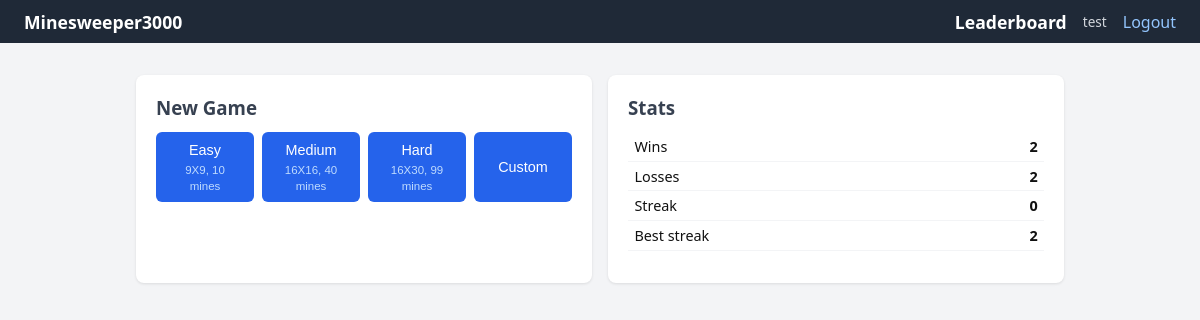
Page / (signed in) on the earlier database version.
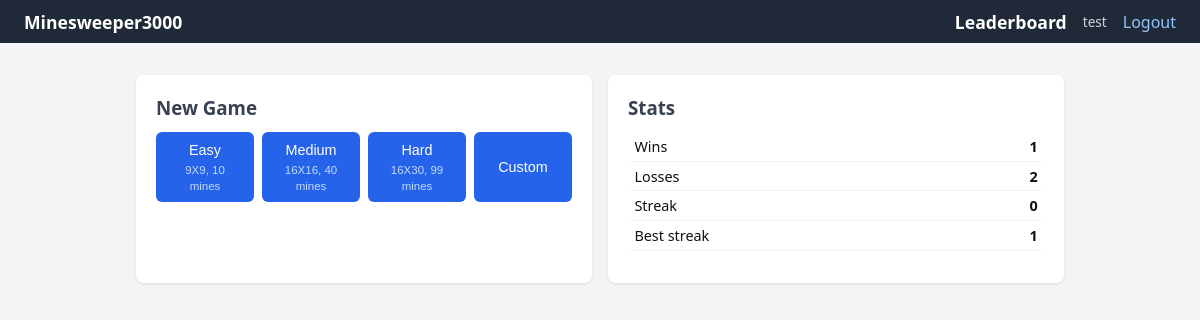
Same page on the later database version.
### models.py (models this page shows)
class User(SQLModel, table=True):
    id: int | None = Field(default = None, primary_key=True)
    name: str
    password: str

class UserStats(SQLModel, table=True):
    id: int = Field(default=None, primary_key=True)
    user_id: int = Field(foreign_key="user.id", unique=True)
    games_won: int = Field(default=0)
    games_lost: int = Field(default=0)
    current_streak: int = Field(default=0)
    best_streak: int = Field(default=0)

### main.py (the view)
@app.get("/", response_class=HTMLResponse)
async def home(request: Request, user: User = Depends(get_active_user), session: Session = Depends(get_session)):
    if not user:
        return RedirectResponse("/login")
    stats  = session.exec(select(UserStats).where(UserStats.user_id == user.id)).first()
    template = "home_partial.html" if request.headers.get("HX-Request") else "home.html"
    return templates.TemplateResponse(request, template, {
         "user": user, "stats": stats, "difficulties": G.difficulties})

### templates/home.html (shortened to what this page needs)
{% extends "index.html" %}
{% block content %}
<div class="home-grid">
    <section class="card">
        <h3>New Game</h3>
        <form hx-post="/game/new" hx-target="#main" hx-swap="innerHTML">
            <div class="diff-buttons">
                {% for name, d in difficulties.items() %}
                <button type="submit" name="difficulty" value="{{ name }}">
                    {{ name|capitalize }}
                    <small>{{ d.rows }}X{{ d.cols }}, {{ d.mines }} mines</small>
                </button>
                {% endfor %}
                <button type="button"
                    onclick="document.getElementById('custom-fields').classList.toggle('hidden')">
                    Custom
                </button>
            </div>
        </form>
    </section>
    <section class="card">
        <h3>Stats</h3>
        <table class="info-table">
            <tr><td>Wins</td> <td>{{ stats.games_won }}</td></tr>
            <tr><td>Losses</td> <td>{{ stats.games_lost }}</td></tr>
            <tr><td>Streak</td> <td>{{ stats.current_streak }}</td></tr>
            <tr><td>Best streak</td> <td>{{ stats.best_streak }}</td></tr>
        </table>
    </section>
</div>
{% endblock %}

### templates/index.html (shortened to what this page needs)
<!DOCTYPE html>
<html lang="pt-br">
    <head>
        <link rel="stylesheet" href="/static/style.css">
    </head>
    <body>
        <nav>
        <a href="/">Minesweeper3000</a>
        {% if user %}
        <div class="nav-right">
            <a href="/leaderboard">Leaderboard</a>
            <span class="nav-user">{{ user.name }}</span>
            <a href="/logout">Logout</a>
        </div>
        {% endif %}
        </nav>
        <main id="main">
            {% block content %}{% endblock %}
        </main>
    </body>
</html>

### static/style.css (style rules this page uses)
*, *::before, *::after { box-sizing: border-box; margin: 0; padding: 0; }
body { font-family: system-ui, sans-serif; background: #f3f4f6; color: #111; }
nav { background: #1f2937; color: white; padding: .6rem 1.5rem; display: flex; justify-content: space-between; align-items: center; flex-wrap: wrap; gap: .5rem; }
nav a { color: #93c5fd; text-decoration: none; }
nav a:first-child { color: white; font-weight: 700; font-size: 1.1rem; }
.nav-right { display: flex; gap: 1rem; align-items: center; }
.nav-user { color: #d1d5db; font-size: .85rem; }
#main { max-width: 960px; margin: 2rem auto; padding: 0 1rem; }
h3 { margin-bottom: .75rem; color: #374151; }
.card { background: white; border-radius: 8px; padding: 1.25rem; box-shadow: 0 1px 3px rgba(0,0,0,.1); }
.home-grid { display: grid; grid-template-columns: repeat(auto-fit, minmax(240px,1fr)); gap: 1rem; }
button, .btn { display: inline-block; padding: .5rem 1rem; background: #2563eb; color: white; border: none; border-radius: 6px; font-size: .9rem; cursor: pointer; text-decoration: none; }
.diff-buttons { display: flex; gap: .5rem; flex-wrap: wrap; margin-bottom: .5rem; }
.diff-buttons button { flex: 1; min-width: 90px; text-align: center; line-height: 1.4; }
.diff-buttons small { display: block; font-size: .72rem; color: #bfdbfe; margin-top: .1rem; }
.info-table { width: 100%; border-collapse: collapse; margin-bottom: .75rem; }
.info-table td { padding: .3rem .4rem; border-bottom: 1px solid #f3f4f6; font-size: .9rem; }
.info-table td:last-child { text-align: right; font-weight: 600; }

Differences in the rows shown:
changed UserStats: games_won "2" → "1"; best_streak "2" → "1"
